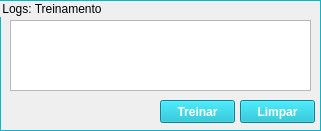
     <widget class="QGroupBox" name="groupBox_9">
      <property name="geometry">
       <rect>
        <x>490</x>
        <y>100</y>
        <width>321</width>
        <height>131</height>
       </rect>
      </property>
      <property name="styleSheet">
       <string notr="true">QGroupBox {  border: 1px solid #05B8CC;}</string>
      </property>
      <property name="title">
       <string>Logs: Treinamento</string>
      </property>
      <widget class="QTextBrowser" name="console1">
       <property name="geometry">
        <rect>
         <x>10</x>
         <y>20</y>
         <width>301</width>
         <height>71</height>
        </rect>
       </property>
       <property name="styleSheet">
        <string notr="true">font: 8pt &quot;MS Shell Dlg 2&quot;;
color:#05B8CC</string>
       </property>
      </widget>
      <widget class="QPushButton" name="m_callSVMButton">
       <property name="geometry">
        <rect>
         <x>160</x>
         <y>100</y>
         <width>75</width>
         <height>23</height>
        </rect>
       </property>
       <property name="font">
        <font>
         <weight>75</weight>
         <bold>true</bold>
        </font>
       </property>
       <property name="styleSheet">
        <string notr="true"> background-color: #05B8CC; color: white;</string>
       </property>
       <property name="text">
        <string>Treinar</string>
       </property>
      </widget>
      <widget class="QPushButton" name="m_clearTrainButton">
       <property name="geometry">
        <rect>
         <x>240</x>
         <y>100</y>
         <width>75</width>
         <height>23</height>
        </rect>
       </property>
       <property name="font">
        <font>
         <weight>75</weight>
         <bold>true</bold>
        </font>
       </property>
       <property name="styleSheet">
        <string notr="true"> background-color: #05B8CC; color: white;</string>
       </property>
       <property name="text">
        <string>Limpar</string>
       </property>
      </widget>
     </widget>
